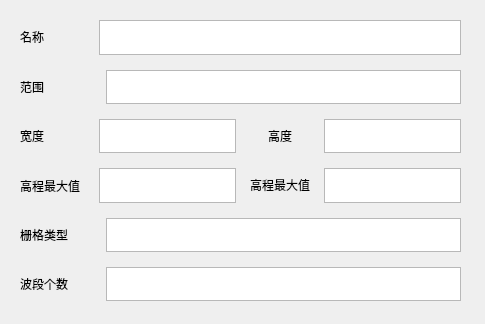
<?xml version="1.0" encoding="UTF-8"?>
<ui version="4.0">
 <class>InformationDialog</class>
 <widget class="QDialog" name="InformationDialog">
  <property name="geometry">
   <rect>
    <x>0</x>
    <y>0</y>
    <width>485</width>
    <height>324</height>
   </rect>
  </property>
  <property name="windowTitle">
   <string>Dialog</string>
  </property>
  <widget class="QWidget" name="">
   <property name="geometry">
    <rect>
     <x>20</x>
     <y>20</y>
     <width>441</width>
     <height>281</height>
    </rect>
   </property>
   <layout class="QVBoxLayout" name="verticalLayout">
    <property name="spacing">
     <number>15</number>
    </property>
    <item>
     <layout class="QHBoxLayout" name="horizontalLayout_2" stretch="1,5">
      <property name="spacing">
       <number>6</number>
      </property>
      <property name="topMargin">
       <number>0</number>
      </property>
      <property name="bottomMargin">
       <number>0</number>
      </property>
      <item>
       <widget class="QLabel" name="label">
        <property name="text">
         <string>&lt;html&gt;&lt;head/&gt;&lt;body&gt;&lt;p&gt;名称&lt;/p&gt;&lt;/body&gt;&lt;/html&gt;</string>
        </property>
       </widget>
      </item>
      <item>
       <widget class="QTextBrowser" name="textName"/>
      </item>
     </layout>
    </item>
    <item>
     <layout class="QHBoxLayout" name="horizontalLayout" stretch="1,5">
      <property name="topMargin">
       <number>0</number>
      </property>
      <property name="bottomMargin">
       <number>0</number>
      </property>
      <item alignment="Qt::AlignLeft">
       <widget class="QLabel" name="label_2">
        <property name="text">
         <string>范围</string>
        </property>
       </widget>
      </item>
      <item>
       <widget class="QTextBrowser" name="textExtent"/>
      </item>
     </layout>
    </item>
    <item>
     <layout class="QHBoxLayout" name="horizontalLayout_3" stretch="2,4,2,4">
      <property name="spacing">
       <number>10</number>
      </property>
      <property name="topMargin">
       <number>0</number>
      </property>
      <property name="bottomMargin">
       <number>0</number>
      </property>
      <item alignment="Qt::AlignLeft">
       <widget class="QLabel" name="label_3">
        <property name="text">
         <string>宽度</string>
        </property>
       </widget>
      </item>
      <item>
       <widget class="QTextBrowser" name="textWidth"/>
      </item>
      <item alignment="Qt::AlignHCenter">
       <widget class="QLabel" name="label_4">
        <property name="text">
         <string>高度</string>
        </property>
       </widget>
      </item>
      <item>
       <widget class="QTextBrowser" name="textHeight"/>
      </item>
     </layout>
    </item>
    <item>
     <layout class="QHBoxLayout" name="horizontalLayout_4" stretch="2,4,2,4">
      <property name="spacing">
       <number>10</number>
      </property>
      <property name="topMargin">
       <number>0</number>
      </property>
      <property name="bottomMargin">
       <number>0</number>
      </property>
      <item alignment="Qt::AlignLeft">
       <widget class="QLabel" name="label_5">
        <property name="text">
         <string>高程最大值</string>
        </property>
       </widget>
      </item>
      <item>
       <widget class="QTextBrowser" name="textMax"/>
      </item>
      <item>
       <widget class="QLabel" name="label_7">
        <property name="text">
         <string>&lt;html&gt;&lt;head/&gt;&lt;body&gt;&lt;p align=&quot;center&quot;&gt;高程最大值&lt;/p&gt;&lt;/body&gt;&lt;/html&gt;</string>
        </property>
       </widget>
      </item>
      <item>
       <widget class="QTextBrowser" name="textMin"/>
      </item>
     </layout>
    </item>
    <item>
     <layout class="QHBoxLayout" name="horizontalLayout_5" stretch="1,5">
      <property name="topMargin">
       <number>0</number>
      </property>
      <property name="bottomMargin">
       <number>0</number>
      </property>
      <item alignment="Qt::AlignLeft">
       <widget class="QLabel" name="label_8">
        <property name="text">
         <string>栅格类型</string>
        </property>
       </widget>
      </item>
      <item>
       <widget class="QTextBrowser" name="textType"/>
      </item>
     </layout>
    </item>
    <item>
     <layout class="QHBoxLayout" name="horizontalLayout_6" stretch="1,5">
      <property name="topMargin">
       <number>0</number>
      </property>
      <property name="bottomMargin">
       <number>0</number>
      </property>
      <item alignment="Qt::AlignLeft">
       <widget class="QLabel" name="label_9">
        <property name="text">
         <string>波段个数</string>
        </property>
       </widget>
      </item>
      <item>
       <widget class="QTextBrowser" name="textBandNum"/>
      </item>
     </layout>
    </item>
   </layout>
  </widget>
 </widget>
 <resources/>
 <connections/>
</ui>
